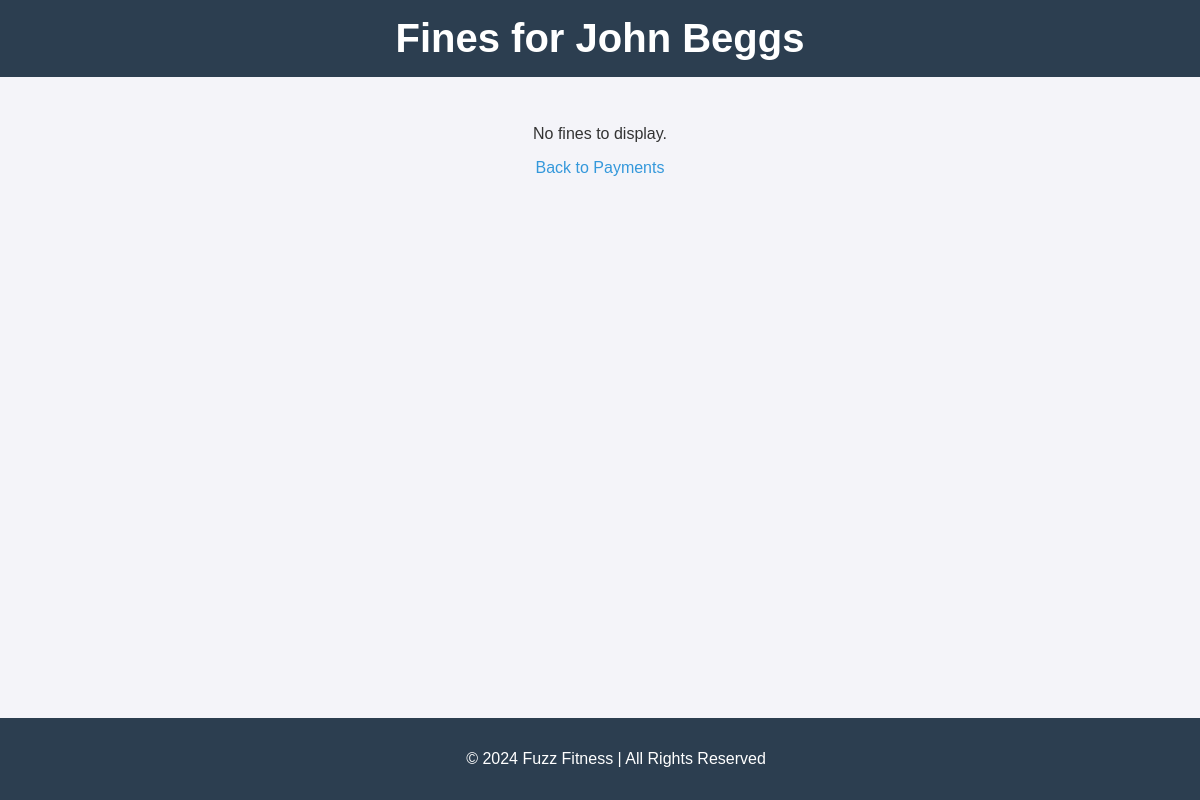
The page /view-fines/2/ (signed in) on the database as committed earlier.
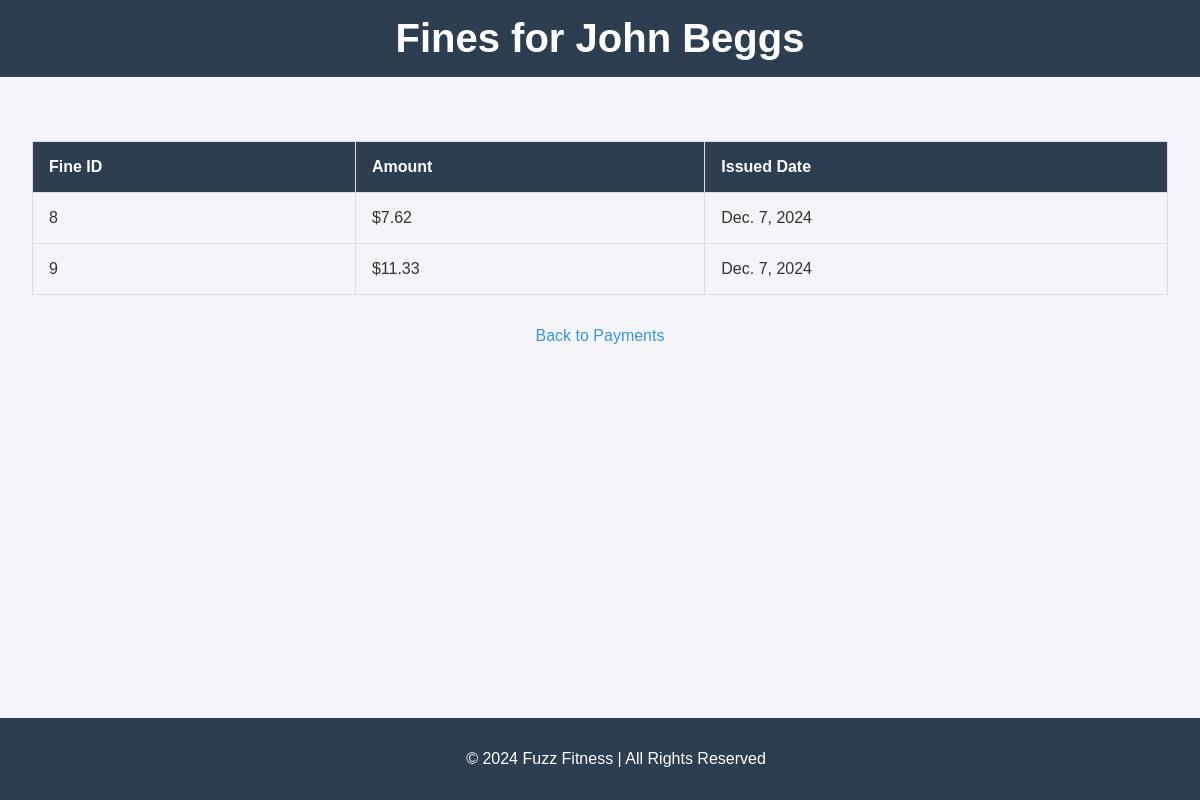
The same page on the database as committed later.
### fitness_app/models.py (models this page shows, shortened)
class Member(models.Model):
    first_name = models.CharField(max_length=50)
    last_name = models.CharField(max_length=50)
    street_address = models.CharField(max_length=255)
    city = models.CharField(max_length=100)
    state = models.CharField(max_length=50)
    zipcode = models.CharField(max_length=10)
    date_of_birth = models.DateField()
    goal_description = models.TextField(default="No Goal Specified")
    goal_date = models.DateField()
    goal_weight = models.IntegerField(default=0)
    date_joined = models.DateField(auto_now_add=True)

class Payment(models.Model):
    member = models.ForeignKey(Member, on_delete=models.CASCADE, related_name="payments")
    amount_due = models.DecimalField(max_digits=10, decimal_places=2)
    due_date = models.DateField()
    payment_date = models.DateField(null=True, blank=True)
    is_paid = models.BooleanField(default=False)
    fine_amount = models.DecimalField(max_digits=6, decimal_places=2, default=0.00)

class Fine(models.Model):
    payment = models.OneToOneField(Payment, on_delete=models.CASCADE, related_name="fine")
    amount = models.DecimalField(max_digits=6, decimal_places=2)
    issued_date = models.DateField(auto_now_add=True)

### fitness_app/views.py (the view)
# urls.py: path('view-fines/<int:member_id>/', views.view_fines, name='view_fines'),
@login_required
def view_fines(request, member_id):
    try:
        user_role = UserRole.objects.get(user=request.user).role.name
    except UserRole.DoesNotExist:
        return render(request, "error.html", {"message": "Access Denied"})
    if user_role not in ["Receptionist", "Manager", "Member"]:
        return render(request, "error.html", {"message": "Access Denied"})
    member = get_object_or_404(Member, id=member_id)
    fines = Payment.objects.filter(member=member, fine__isnull=False)
    if not fines.exists():
        return render(request, "view_fines.html", {"member": member, "fines": None, "message": "No fines to display."})
    return render(request, "view_fines.html", {"member": member, "fines": fines})

### fitness_app/templates/view_fines.html (shortened to what this page needs)
{% load static %}
<!DOCTYPE html>
<html lang="en">
<head>
    <link rel="stylesheet" href="{% static 'css/style.css' %}">
</head>
<body>
    <header>
        <h1>Fines for {{ member.first_name }} {{ member.last_name }}</h1>
    </header>
    <main>
        {% if fines %}
            <table>
                <thead>
                    <tr>
                        <th>Fine ID</th>
                        <th>Amount</th>
                        <th>Issued Date</th>
                    </tr>
                </thead>
                <tbody>
                    {% for fine in fines %}
                        <tr>
                            <td>{{ fine.id }}</td>
                            <td>${{ fine.fine.amount }}</td>
                            <td>{{ fine.fine.issued_date }}</td>
                        </tr>
                    {% endfor %}
                </tbody>
            </table>
        {% else %}
            <p>{{ message }}</p>
        {% endif %}
        <a href="{% url 'track_payment' %}" class="button">Back to Payments</a>
    </main>
    <footer>
        <p>&copy; 2024 Fuzz Fitness | All Rights Reserved</p>
    </footer>
</body>
</html>

### static/css/style.css (style rules this page uses)
body { font-family: 'Arial', sans-serif; margin: 0; padding: 0; background-color: #f4f4f9; color: #333; }
header { background-color: #2c3e50; color: white; padding: 1rem 2rem; text-align: center; }
header h1 { margin: 0; font-size: 2.5rem; }
footer { background-color: #2c3e50; color: white; text-align: center; padding: 1rem; position: fixed; bottom: 0; width: 100%; }
main { padding: 2rem; text-align: center; }
a { color: #3498db; text-decoration: none; }
table { width: 100%; border-collapse: collapse; margin: 2rem 0; }
table th, table td { border: 1px solid #ddd; padding: 1rem; text-align: left; }
table th { background-color: #2c3e50; color: white; }

Rows that differ between the two databases and show on the page:
added Payment: id "8", fine.amount "7.62", fine.issued_date "Dec. 7, 2024"
added Payment: id "9", fine.amount "11.33", fine.issued_date "Dec. 7, 2024"
Other text that changed with them:
{{ message }}: "No fines to display." → (not shown)
text now shown: "Fine ID Amount Issued Date"
